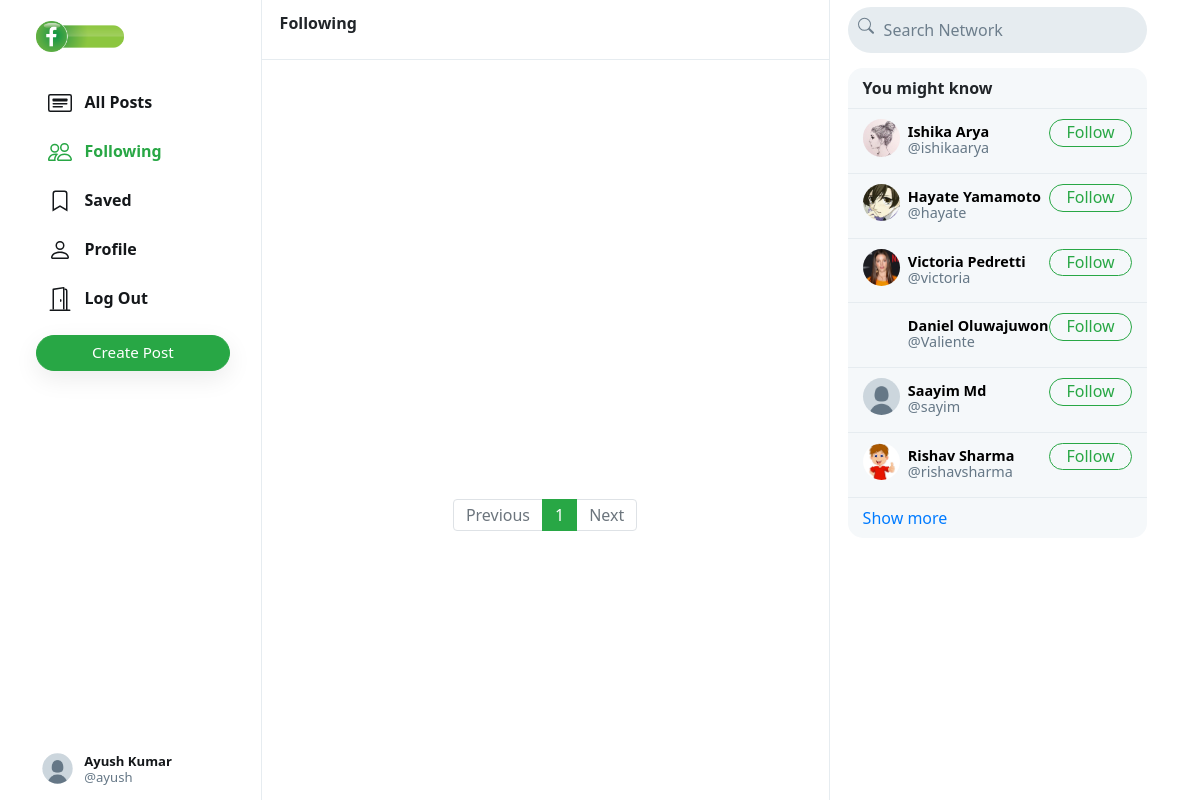
Screenshot of /n/following (signed in) with the database file from the repository.
### network/models.py (models this page shows, shortened)
class User(AbstractUser):
    profile_pic = models.ImageField(upload_to='profile_pic/')
    bio = models.TextField(max_length=160, blank=True, null=True)
    cover = models.ImageField(upload_to='covers/', blank=True)

### network/views.py (the view)
# urls.py: path("n/following", views.following, name='following'),
def following(request):
    if request.user.is_authenticated:
        following_user = Follower.objects.filter(followers=request.user).values('user')
        all_posts = Post.objects.filter(creater__in=following_user).order_by('-date_created')
        paginator = Paginator(all_posts, 10)
        page_number = request.GET.get('page')
        if page_number == None:
            page_number = 1
        posts = paginator.get_page(page_number)
        followings = Follower.objects.filter(followers=request.user).values_list('user', flat=True)
        suggestions = User.objects.exclude(pk__in=followings).exclude(username=request.user.username).order_by("?")[:6]
        return render(request, "network/index.html", {
            "posts": posts,
            "suggestions": suggestions,
            "page": "following"
        })
    else:
        return HttpResponseRedirect(reverse('login'))

### network/templates/network/index.html (shortened to what this page needs)
{% extends "network/layout.html" %}
{% load static %}
{% block body %}
    <div class="main-div">
        <div class="left-div">
            <nav class="head heading">
                {% if page == 'all_posts' %}
                    All Posts
                {% elif page == 'following' %}
                    Following
                {% elif page == 'saved' %}
                    Saved
                {% elif page == 'profile' %}
                    Profile
                {% else %}
                    Explore
                {% endif %}
            </nav>
            <div class="left-div-content">
                <div class="posts-view">
                    <div class="main-div-content">
                        <nav aria-label="Page navigation example" class="pagination-bar">
                            <ul class="pagination justify-content-center">
                                {% if posts.has_previous %}
                                    <li class="page-item">
                                        <a class="page-link" href="?page={{ posts.previous_page_number | default:1}}" tabindex="-1" aria-disabled="true">Previous</a>
                                    </li>
                                {% else %}
                                    <li class="page-item disabled">
                                        <a class="page-link" href="" tabindex="-1" aria-disabled="true">Previous</a>
                                    </li>
                                {% endif %}
                                {% for each in posts.paginator.page_range %}
                                    {% if each == posts.number %}
                                        <li class="page-item active"><a class="page-link" href="?page={{each}}">{{each}}</a></li>
                                    {% else %}
                                        <li class="page-item"><a class="page-link" href="?page={{each}}">{{each}}</a></li>
                                    {% endif %}
                                {% endfor %}
                                {% if posts.has_next %}
                                    <li class="page-item">
                                        <a class="page-link" href="?page={{ posts.next_page_number }}">Next</a>
                                    </li>
                                {% else %}
                                    <li class="page-item disabled">
                                        <a class="page-link" href="">Next</a>
                                    </li>
                                {% endif %}
                            </ul>
                          </nav>
                    </div>
                </div>
            </div>
        </div>
    </div>
{% endblock %}

### network/templates/network/layout.html (shortened to what this page needs)
{% load static %}
<!DOCTYPE html>
<html lang="en">
    <head>
        <link rel="stylesheet" href="https://stackpath.bootstrapcdn.com/bootstrap/4.4.1/css/bootstrap.min.css">
        <link href="{% static 'network/styles.css' %}" rel="stylesheet">
    </head>
    <body>
        <div class="body" data-page="{{page}}">
            <div class="sidenav">
                <a href="{% url 'index' %}" class="navbar-brand">
                    <img src="{% static 'network/Images/logo.png' %}" height="31px">
                </a>
                <div style="height: 100%;">
                    <div>
                        <div>
                            <ul>
                                <li class="nav-item" id="all_posts">
                                <a href="{% url 'index' %}" class="nav-link">
                                    <div>
                                        &nbsp;&nbsp;All Posts
                                    </div>
                                </a>
                                </li>
                                {% if user.is_authenticated %}
                                    <li class="nav-item" id="following">
                                        <a href="{% url 'following' %}" class="nav-link">
                                            <div>
                                                &nbsp;&nbsp;Following
                                            </div>
                                        </a>
                                    </li>
                                    <li class="nav-item" id="saved">
                                        <a href="{% url 'saved' %}" class="nav-link">
                                            <div>
                                                <svg width="1.5em" height="1.5em" viewBox="0 0 16 16" class="bi bi-bookmark" fill="currentColor" xmlns="http://www.w3.org/2000/svg">
                                                    <path fill-rule="evenodd" d="M8 12l5 3V3a2 2 0 0 0-2-2H5a2 2 0 0 0-2 2v12l5-3zm-4 1.234l4-2.4 4 2.4V3a1 1 0 0 0-1-1H5a1 1 0 0 0-1 1v10.234z"/>
                                                  </svg>
                                                &nbsp;&nbsp;Saved
                                            </div>
                                        </a>
                                    </li>
                                    <li class="nav-item" id="profile">
                                        <a href="{% url 'profile' user.username %}" class="nav-link">
                                            <div>
                                                &nbsp;&nbsp;Profile
                                            </div>
                                        </a>
                                    </li>
                                    <li class="nav-item" id="logout">
                                        <a href="{% url 'logout' %}" class="nav-link">
                                            <div>
                                                &nbsp;&nbsp;Log Out
                                            </div>
                                        </a>
                                    </li>
                                {% endif %}
                            </ul>
                        </div>
                        {% if user.is_authenticated %}
                            <button id="popup-btn" class="btn btn-success new-post-btn" onclick="createpost()">Create Post</button>
                        {% endif %}
                    </div>
                    <div style="position: absolute; bottom: 10px;">
                        {% if user.is_authenticated %}
                            <li class="nav-item sidenav-user">
                                <a href="{% url 'profile' user.username %}" class="nav-link">
                                    <div class="user_account">
                                        <div class="small-profilepic" style="float: left; background-image: url(/media/{{user.profile_pic}})"></div>
                                        <div style="height: 2.7vw; margin: auto;">
                                            <div style="margin-top: 4px;"><strong>{{user.first_name}} {{user.last_name}}</strong></div>
                                            <div class="grey" style="margin-top: 4px;">@{{ user.username }}</div>
                                        </div>
                                    </div>
                                </a>
                            </li>
                        {% endif %}
                    </div>
                </div>
            </div>
            {% block body %}
            {% endblock %}
            <div class="right-div">
                <nav class="head">
                    <form action="#">
                        <div class="search-div">
                            <div>
                            </div>
                            <input type="text" name="query" id="search-box" placeholder="Search Network">
                        </div>
                    </form>
                </nav>
                <div class='right-div-content'>
                    <div class="space" style="background-color: white;"></div>
                    {% if user.is_authenticated %}
                        <div class="suggestion-box">
                            <div class="suggestion-header">
                                You might know
                            </div>
                            {% for suggestion in suggestions %}
                                <div class="suggestion-user">
                                    <div>
                                        <a href="{% url 'profile' suggestion.username %}">
                                            <div class="small-profilepic" style="background-image: url(/media/{{suggestion.profile_pic}})"></div>
                                        </a>
                                    </div>
                                    <div class="user-details">
                                        <a href="{% url 'profile' suggestion.username %}">
                                            <div id="user-name">
                                                <strong>
                                                    {{suggestion.first_name}} {{suggestion.last_name}}
                                                </strong>
                                            </div>
                                            <div class="grey">@{{suggestion.username}}</div>
                                        </a>
                                    </div>
                                    <div>
                                        <button class="btn btn-outline-success" type="button" onclick="follow_user(this,'{{suggestion.username}}','suggestion')">Follow</button>
                                    </div>
                                </div>
                            {% empty %}
                                    <div style="text-align: center; border-bottom: .5px solid #e6ecf0; padding: 10px 15px;">
                                        <span class="grey" style="font-size: .9em;">No suggestions available.</span>
                                    </div>
                            {% endfor %}
                            <div class="suggestion-footer">
                                <a href="#">Show more</a>
                            </div>
                        </div>
                    {% endif %}
                </div>
            </div>
        </div>
    </body>
</html>

### network/static/network/styles.css (style rules this page uses)
.body { display: flex; min-height: 100%; font-family: system-ui, sans-serif; }
.btn { border-radius: 20px; padding: 0.32rem 1rem 0.375rem 1rem; }
.btn, .btn:focus, .btn:active { box-shadow: none !important; -webkit-box-shadow: none !important; }
.grey { color: #657786; }
svg { vertical-align: text-top; }
.sidenav { height: 100%; width: 21.8%; position: fixed; top: 0; left: 0; padding: 15px; list-style: none; border-right: .5px solid #e6ecf0; z-index: 100; padding-left: 3%; background-color: white; }
.sidenav ul { list-style: none; padding-left: 0px; margin-top: 3vh; }
.sidenav li { margin-top: 7px; }
.sidenav .nav-link { color: #14171a; line-height: .7em; font-weight: 700; padding: 0px; }
.sidenav .nav-link > div { padding: 10px 20px 8px 12px; border-radius: 25px; line-height: 0.9em; width: max-content; }
.new-post-btn { padding-left: 55px !important; padding-right: 55px !important; font-size: .95em; font-weight: 530; box-shadow: rgba(0, 0, 0, 0.08) 0px 8px 24px !important; }
.user_account { display: flex; font-size: .82rem; font-weight: normal; padding-top: 3px !important; padding-bottom: 3px !important; padding-left: 3px !important; }
.user_account .small-profilepic { transform: scale(.82); margin-left: auto; margin-top: auto; }
.active a { color: #28a745 !important; }
.main-div { position: relative; width: 47.25%; min-height: 100vh; left: 21.8%; }
.left-div { position: relative; }
.head { height: 7.5vh; }
.heading { position: fixed; width: 47.255%; top: 0px; padding: 18px; border-bottom: .5px solid #e6ecf0; line-height: .7em; font-weight: 800; background-color: #fff; z-index: 1000; }
.left-div-content { margin-top: 7.5vh; }
.small-profilepic { width: 3.1vw; height: 3.1vw; border-radius: 9999px; overflow: hidden; margin-right: 8px; background-size: cover; background-repeat: no-repeat; background-position: center; box-sizing: content-box; }
.space { height: 8px; background-color: #e6ecf0; }
.pagination-bar { margin-top: 35px; margin-bottom: 35px; }
.pagination-bar .page-link { line-height: .9em; }
.page-item.active .page-link { color: white !important; background-color: #28a745; border-color: #28a745; }
.page-link { color: #28a745; }
.right-div { width: 28%; height: 100vh; position: fixed; right: 2.95%; border-left: .5px solid #e6ecf0; background-color: white; }
.right-div .head { padding: .9vh 1.5vw; }
.right-div .search-div { margin-left: auto; margin-right: auto; display: flex; border-radius: 25px; background-color: #e6ecf0; padding-left: 10px; padding-right: 10px; vertical-align: middle; }
#search-box { height: 5.7vh; border: none; background: none; outline: none; width: 100%; margin-left: 8px; }
#search-box::placeholder { color: #6d7e8c; }
.right-div-content { height: 92.5vh; overflow: auto; padding-left: 1.5vw; padding-right: 1.5vw; }
.suggestion-box, .guest-box { border-radius: 15px; overflow: hidden; background-color: #f5f8fa; }
.suggestion-header { padding: 13px 15px; line-height: .9em; font-weight: 800; border-bottom: .5px solid #e6ecf0; }
.suggestion-user { display: flex; padding: 10px 15px; font-size: .9em; border-bottom: .5px solid #e6ecf0; }
.suggestion-user a { color: black; text-decoration: none; }
.user-details { flex: 1; line-height: 1.1em; padding: 5px 0px 7px 0px; }
.suggestion-user .btn { padding: 0em 1em .09em 1em; }
.suggestion-footer { padding: 13px 15px; line-height: .9em; }
.suggestion-footer a { text-decoration: none; }

### rows the page displays
User: profile_pic (placeholder picture), first_name "Ayush", last_name "Kumar", username "ayush"
User: profile_pic (picture), first_name "Ishika", last_name "Arya", username "ishikaarya"
User: profile_pic (picture), first_name "Hayate", last_name "Yamamoto", username "hayate"
User: profile_pic (picture), first_name "Victoria", last_name "Pedretti", username "victoria"
User: first_name "Daniel", last_name "Oluwajuwon", username "Valiente"
User: profile_pic (placeholder picture), first_name "Saayim", last_name "Md", username "sayim"
User: profile_pic (picture), first_name "Rishav", last_name "Sharma", username "rishavsharma"

### other values shown
{{ each }} "1"
